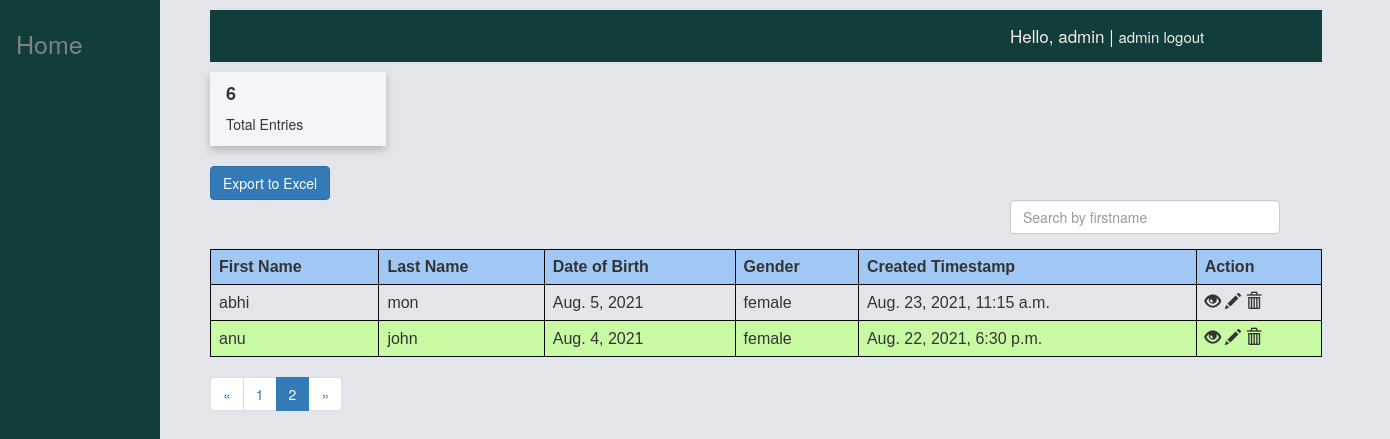
Page /adminpage?page=2 (signed in) on the committed database.
### accounts/models.py (models this page shows)
class UserDetailsModel(models.Model):
    fname = models.CharField(max_length=255, default='NULL')
    lname = models.CharField(max_length=255, default='NULL')
    mname = models.CharField(max_length=255, default='NULL')
    dateofbirth = models.DateField(max_length=10)
    email = models.EmailField(max_length=255)
    gender = models.CharField(max_length=50, default='NULL')
    country = models.CharField(max_length=255)
    state = models.CharField(max_length=255)
    file = models.FileField(upload_to='documents/%Y/%m/%d/', default=0)
    created = models.DateTimeField(auto_now_add=True, null=True, blank=True)
    objects = models.Manager()

### accounts/views.py (the view)
# urls.py: path('adminpage', views.adminpage, name='adminpage'),
def adminpage(request):
    userdata = UserDetailsModel.objects.all().order_by('-created')
    count= UserDetailsModel.objects.all().count()
    page = request.GET.get('page', 1)
    paginator = Paginator(userdata, 4)
    try:
        users = paginator.page(page)
    except PageNotAnInteger:
        users = paginator.page(1)
    except EmptyPage:
        users = paginator.page(paginator.num_pages)
    user = {
        "userdata": userdata,
        "count": count,
        "users": users,
    }
    return render(request, 'adminpage.html', user)

### templates/adminpage.html (shortened to what this page needs)
<html lang="en">
<head>
  <link href="//maxcdn.bootstrapcdn.com/bootstrap/3.3.0/css/bootstrap.min.css" rel="stylesheet" id="bootstrap-css">
</head>
<body>
  <div class="sidenav">
    <a href="/">Home</a>
  </div>
<div class="main">
  <ul>
    {% if user.is_authenticated %}
      <p><div style="padding-left:800px" class="nav">
        Hello, {{user.username}} | <a href="logout">{{user.username}} logout</a>
      </div></p>
      <div class="card">
      <div class="container">
        <h4><b>{{count}}</b></h4>
        <p>Total Entries</p>
      </div></div><br>
      <button id="export-button" class="btn btn-primary">Export to Excel</button>
      <div class="row">
      <div class="col-md-8"></div>
      <div class="col-md-3">
      <div class="form-group">
        <input type="text" class="form-control" id="searchField" placeholder="Search by firstname">{% csrf_token %}
      </div></div></div>
      <div class="app-table">
        <table>
          <thead>
            <tr>
              <th>First Name</th>
              <th>Last Name</th>
              <th>Date of Birth</th>
              <th>Gender</th>
              <th>Created Timestamp</th>
              <th>Action</th>
            </tr>
          </thead>
          <tbody>
            {% for user in users %}
              <tr>
                <td>{{user.fname}}</td>
                <td>{{user.lname}}</td>
                <td>{{user.dateofbirth}}</td>
                <td>{{user.gender}}</td>
                <td>{{user.created}}</td>
                <td>
                  <span class="glyphicon glyphicon-eye-open" data-id={{user.id}} data-toggle="modal" data-target="#view-model"></span>
                  <span class="glyphicon glyphicon-pencil" data-id={{user.id}} data-toggle="modal" data-target="#view-model"></span>
                  <span class="glyphicon glyphicon-trash" data-id={{user.id}} data-toggle="modal" data-target="#view-model"></span>
                </td>
              </tr>
            {% endfor %}
          </tbody>
        </table>
      </div>
      <div class="pagination-container">
        {% if users.has_other_pages %}
          <ul class="pagination">
              {% if users.has_previous %}
                <li><a href="?page={{users.previous_page_number}}">&laquo;</a></li>
              {% else %}
                <li class="disabled"><span>&laquo;</span></li>
              {% endif %}
              {% for i in users.paginator.page_range %}
                {% if users.number == i %}
                  <li class="active"><span>{{ i }}<span class="sr-only">(current)</span></span></li>
                {% else %}
                  <li><a href="?page={{i}}">{{i}}</a></li>
                {% endif %}
              {% endfor %}
              {% if users.has_next %}
                <li><a href="?page={{users.next_page_number}}">&raquo;</a></li>
              {% else %}
                <li class="disabled"><span>&raquo;</span></li>
              {% endif %}
          </ul>
        {% endif %}
      </div>
    {% endif %}
  </ul>
</div>
</body>
</html>

### templates/adminpage.html (style rules this page uses)
body { background-color: #e3e5eb; }
table { font-family: arial, sans-serif; border-collapse: collapse; width: 95%; }
th { border: 1px solid #0f0808; text-align: left; padding: 8px; background-color: #a1c8f5; }
td { border: 1px solid #0f0808; text-align: left; padding: 8px; }
tr:nth-child(even) { background-color: rgb(200, 250, 164); }
.nav { overflow: hidden; background-color: #123d3d; padding: 14px 16px; font-size: 17px; color: #f3ecec; font-size: 17px; width: 95%; }
.nav a { color: #f3ecec; font-size: 15px; }
.card { box-shadow: 0 4px 8px 0 rgba(0,0,0,0.2); transition: 0.3s; width: 15%; background-color: #f4f4fa; }
.container { padding: 2px 16px; }
.sidenav { height: 100%; width: 160px; position: fixed; z-index: 1; top: 0; left: 0; background-color: #123d3d; overflow-x: hidden; padding-top: 20px; }
.sidenav a { padding: 6px 8px 6px 16px; text-decoration: none; font-size: 25px; color: #818181; display: block; }
.main { margin-left: 160px; padding: 0px 10px; }

### rows in the picture
UserDetailsModel: fname "abhi", lname "mon", dateofbirth "Aug. 5, 2021", gender "female", created "Aug. 23, 2021, 11:15 a.m."
UserDetailsModel: fname "anu", lname "john", dateofbirth "Aug. 4, 2021", gender "female", created "Aug. 22, 2021, 6:30 p.m."

### other values in the picture
{{ user.username }} "admin"
{{ count }} "6"
{{ i }} "1"
{{ i }} "2"
